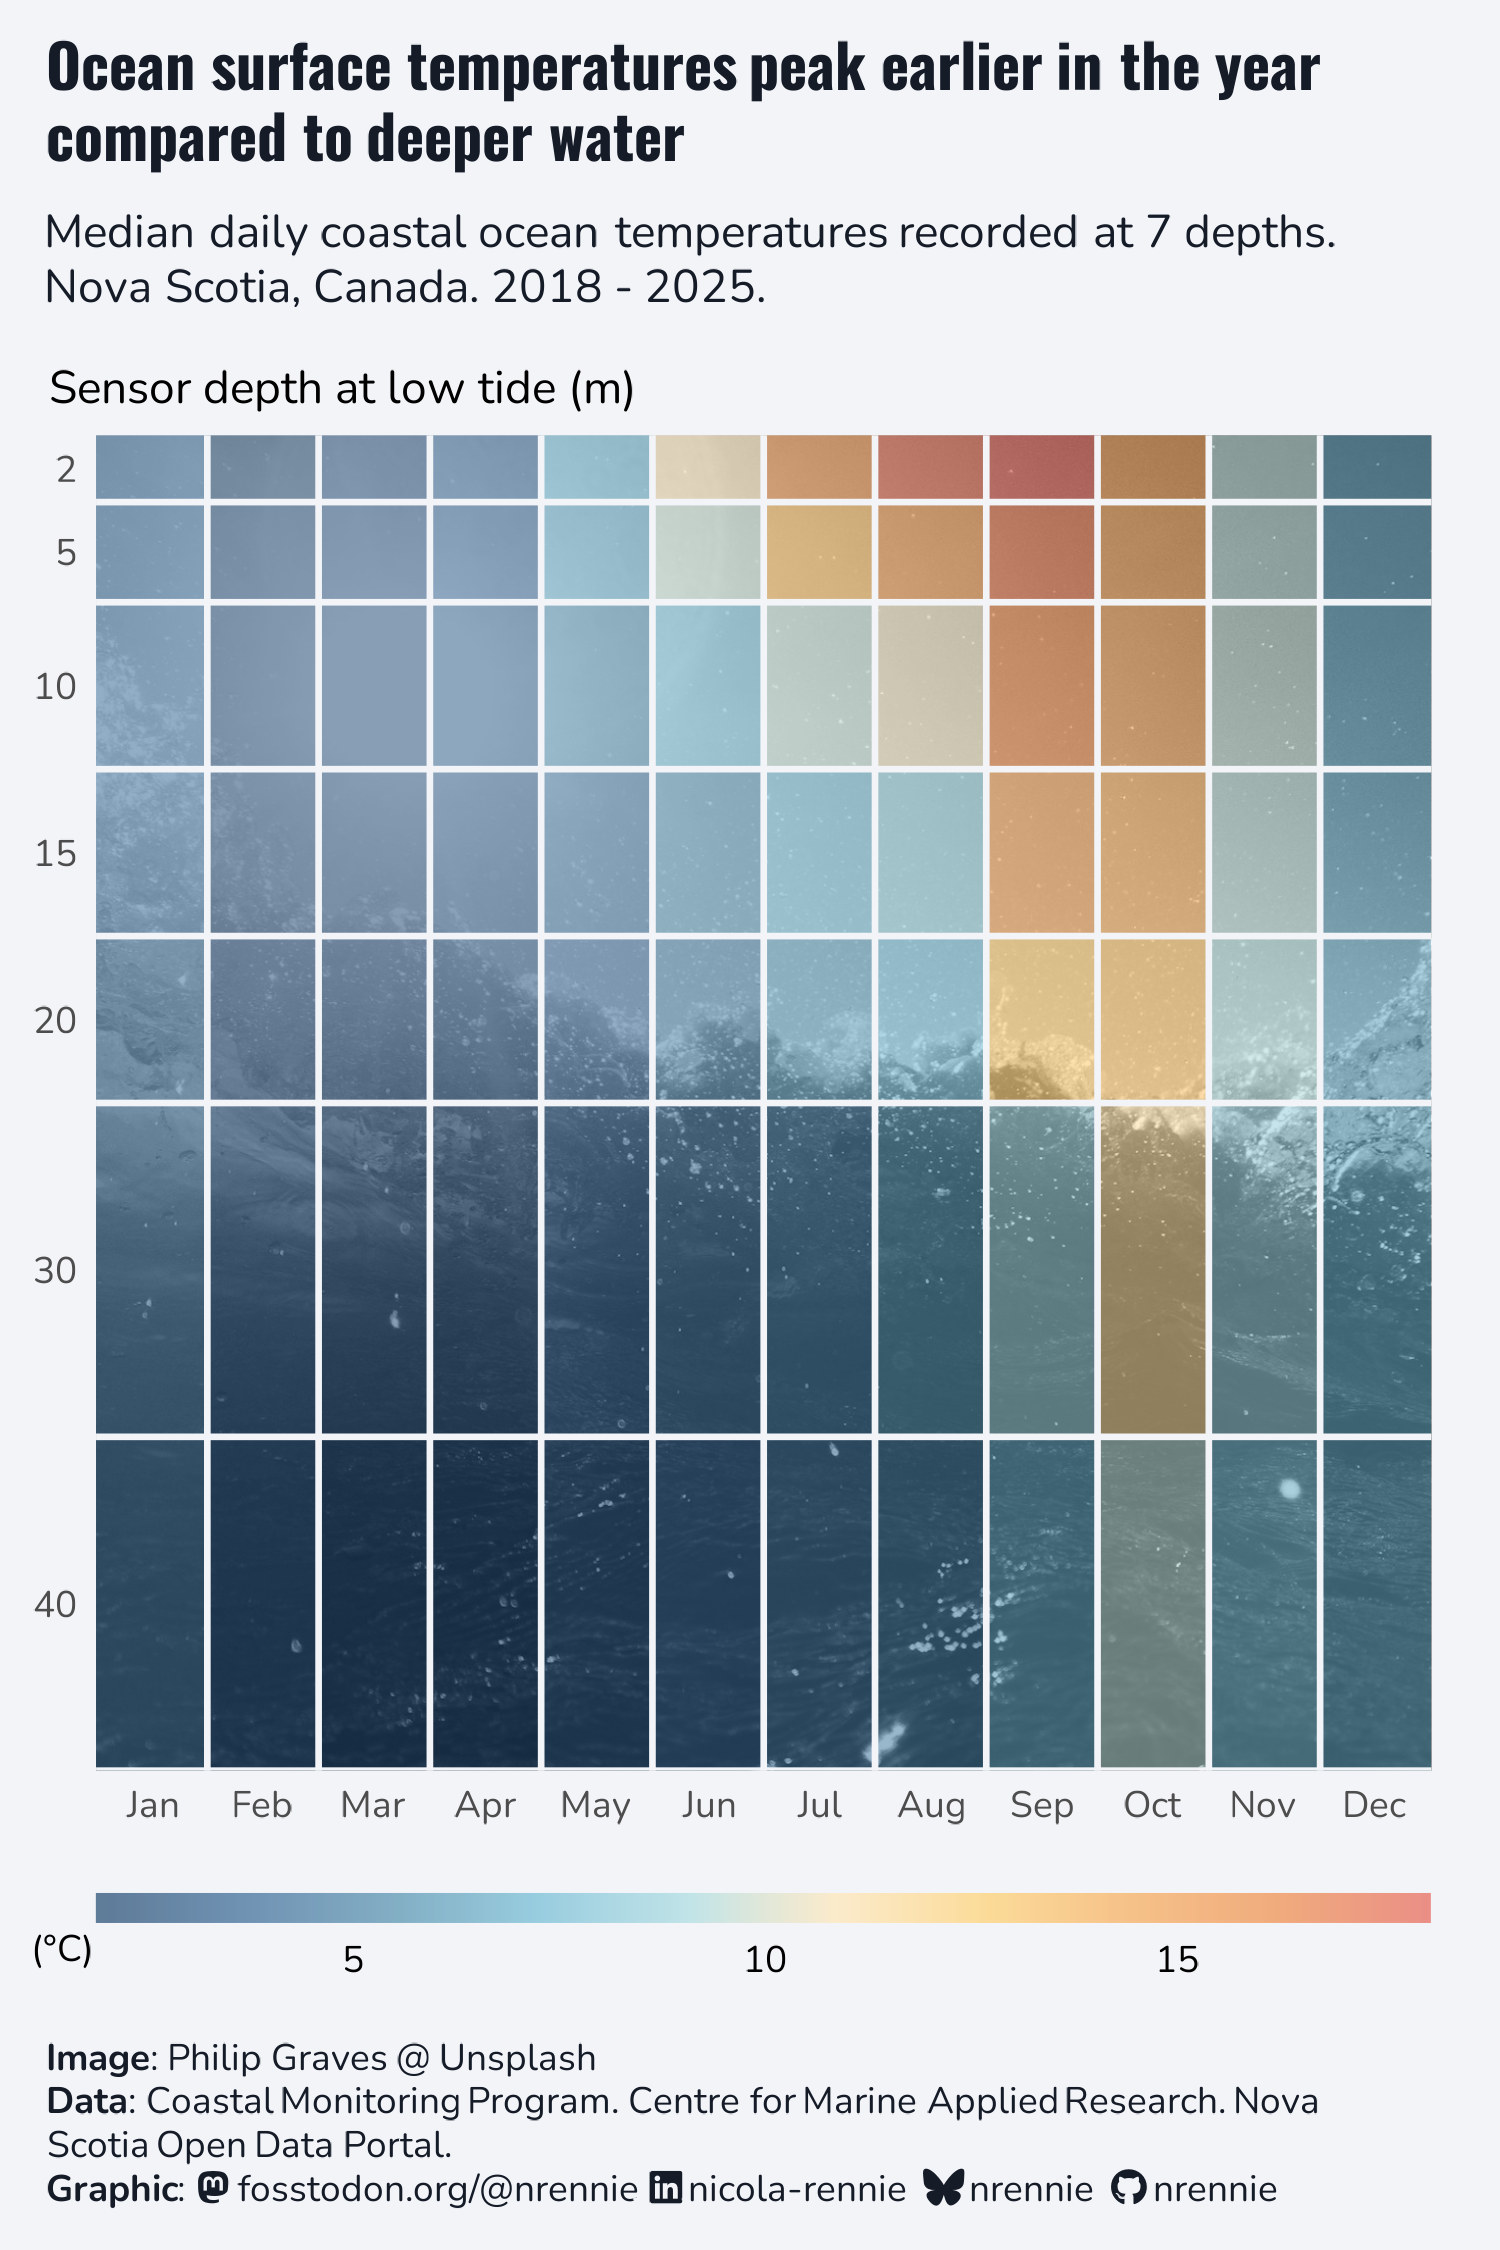

Reproduce this figure in R.
# Load packages -----------------------------------------------------------

library(tidyverse)
library(showtext)
library(ggtext)
library(nrBrand)
library(glue)
library(ggview)
library(ggimage)
library(MetBrewer)


# Load data ---------------------------------------------------------------

tuesdata <- tidytuesdayR::tt_load("2026-03-31")
ocean_temperature <- tuesdata$ocean_temperature
ocean_temperature_deployments <- tuesdata$ocean_temperature_deployments


# Load fonts --------------------------------------------------------------

font_add_google("Oswald")
font_add_google("Nunito")
showtext_auto()
showtext_opts(dpi = 300)
title_font <- "Oswald"
body_font <- "Nunito"


# Define colours and fonts-------------------------------------------------

bg_col <- "#F2F4F8"
text_col <- "#151C28"


# Data wrangling ----------------------------------------------------------

temp_data <- ocean_temperature |>
  mutate(
    year = year(date),
    month = month(date)
  ) |>
  select(month, sensor_depth_at_low_tide_m, mean_temperature_degree_c) |>
  group_by(month, sensor_depth_at_low_tide_m) |>
  summarise(med = median(mean_temperature_degree_c)) |>
  ungroup()

depths <- sort(unique(temp_data$sensor_depth_at_low_tide_m))
previous_depth <- function(x) {
  ind <- which(depths == x)
  if (ind == 1) {
    return(0)
  } else {
    return(depths[ind - 1])
  }
}
midpoints <- function(x) {
  return((x[-length(x)] + x[-1]) / 2)
}

plot_data <- temp_data |>
  rowwise() |>
  mutate(start = previous_depth(sensor_depth_at_low_tide_m)) |>
  ungroup()


# Define text -------------------------------------------------------------

social <- nrBrand::social_caption(
  bg_colour = bg_col,
  icon_colour = text_col,
  font_colour = text_col,
  font_family = body_font
)
title <- "Ocean surface temperatures peak earlier in the year compared to deeper water"
st <- "Median daily coastal ocean temperatures recorded at 7 depths. Nova Scotia, Canada. 2018 - 2025."
cap <- paste0("**Image**: Philip Graves @ Unsplash<br>", source_caption(source = "Coastal Monitoring Program. Centre for Marine Applied Research. Nova Scotia Open Data Portal.", graphic = social))


# Plot --------------------------------------------------------------------

ggplot(data = plot_data) +
  # add ocean photo
  geom_image(
    data = slice_head(plot_data, n = 1),
    aes(
      x = midpoints(c(0.5, 12.5)),
      y = midpoints(c(0, 40)),
      image = "2026/2026-03-31/ocean_bw.jpg"
    ),
    size = 1.1
  ) +
  # add heatmap
  geom_rect(mapping = aes(
    xmin = month - 0.5, xmax = month + 0.5,
    ymin = start,
    ymax = sensor_depth_at_low_tide_m, fill = med
  ),
  alpha = 0.55) +
  geom_hline(
    yintercept = depths,
    colour = bg_col,
    linewidth = 0.75
  ) +
  geom_vline(
    xintercept = 1.5:11.5,
    colour = bg_col,
    linewidth = 0.75
  ) +
  scale_fill_met_c("Hiroshige", direction = -1) +
  guides(fill = guide_colourbar(alpha = 0.7)) +
  scale_x_continuous(
    breaks = 1:12,
    labels = month.abb
  ) +
  scale_y_reverse(breaks = rev(midpoints(c(0, depths))),
                  labels = rev(depths)) +
  labs(
    title = title,
    subtitle = st,
    caption = cap,
    x = NULL,
    y = "Sensor depth at low tide (m)",
    fill = "(°C)"
  ) +
  coord_cartesian(expand = FALSE) +
  theme_minimal(base_size = 11, base_family = body_font) +
  theme(
    legend.position = "bottom",
    aspect.ratio = 1,
    plot.margin = margin(5, 15, 5, 10),
    plot.title.position = "plot",
    plot.caption.position = "plot",
    plot.background = element_rect(fill = bg_col, colour = bg_col),
    panel.background = element_rect(fill = bg_col, colour = bg_col),
    plot.title = element_textbox_simple(
      colour = text_col,
      hjust = 0,
      halign = 0,
      margin = margin(b = 0, t = 5),
      family = title_font,
      face = "bold",
      size = rel(1.3)
    ),
    plot.subtitle = element_textbox_simple(
      colour = text_col,
      hjust = 0,
      halign = 0,
      margin = margin(b = 30, t = 10),
      family = body_font
    ),
    plot.caption = element_textbox_simple(
      colour = text_col,
      hjust = 0,
      halign = 0,
      margin = margin(b = 5, t = 10),
      family = body_font
    ),
    axis.title.y = element_text(angle = 0, vjust = 1.05,
                                margin = margin(r = -145)),
    panel.grid.minor = element_blank(),
    panel.grid.major = element_blank(),
    legend.ticks = element_blank(),
    legend.key.width = unit(0.89, "in"),
    legend.key.height = unit(0.1, "in"),
    legend.title.position = "left",
    legend.title = element_text(vjust = 0.3, size = rel(0.8),
                                margin = margin(l = -15))
  ) +
  canvas(
    width = 5, height = 7.5,
    units = "in", bg = bg_col,
    dpi = 300
  ) # -> p


# Save --------------------------------------------------------------------

save_ggplot(
  plot = p,
  file = file.path("2026", "2026-03-31", paste0("20260331", ".png"))
)
